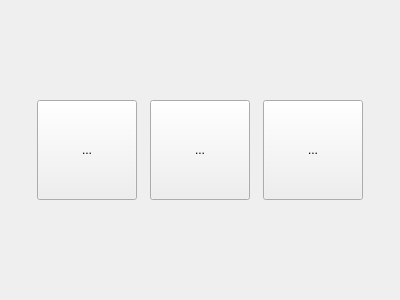
<?xml version="1.0" encoding="UTF-8"?>
<ui version="4.0">
 <class>QGCWelcomeWidget</class>
 <widget class="QWidget" name="QGCWelcomeWidget">
  <property name="geometry">
   <rect>
    <x>0</x>
    <y>0</y>
    <width>400</width>
    <height>300</height>
   </rect>
  </property>
  <property name="windowTitle">
   <string>Form</string>
  </property>
  <layout class="QGridLayout" name="gridLayout">
   <property name="leftMargin">
    <number>30</number>
   </property>
   <property name="rightMargin">
    <number>30</number>
   </property>
   <item row="0" column="0">
    <widget class="QToolButton" name="connectButton">
     <property name="minimumSize">
      <size>
       <width>100</width>
       <height>100</height>
      </size>
     </property>
     <property name="text">
      <string>...</string>
     </property>
    </widget>
   </item>
   <item row="0" column="1">
    <widget class="QToolButton" name="logreplayButton">
     <property name="minimumSize">
      <size>
       <width>100</width>
       <height>100</height>
      </size>
     </property>
     <property name="text">
      <string>...</string>
     </property>
    </widget>
   </item>
   <item row="0" column="2">
    <widget class="QToolButton" name="demoButton">
     <property name="minimumSize">
      <size>
       <width>100</width>
       <height>100</height>
      </size>
     </property>
     <property name="text">
      <string>...</string>
     </property>
    </widget>
   </item>
  </layout>
 </widget>
 <resources/>
 <connections/>
</ui>
